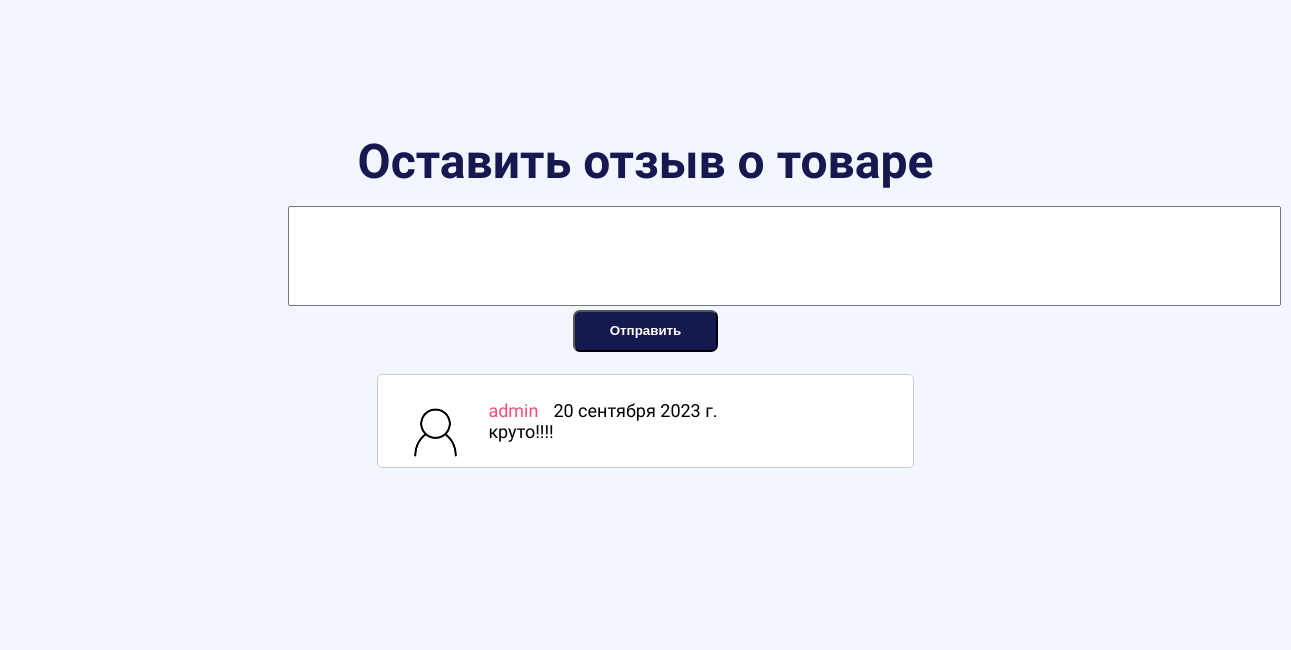
Page /products/1/ (lower part) on the earlier database version.
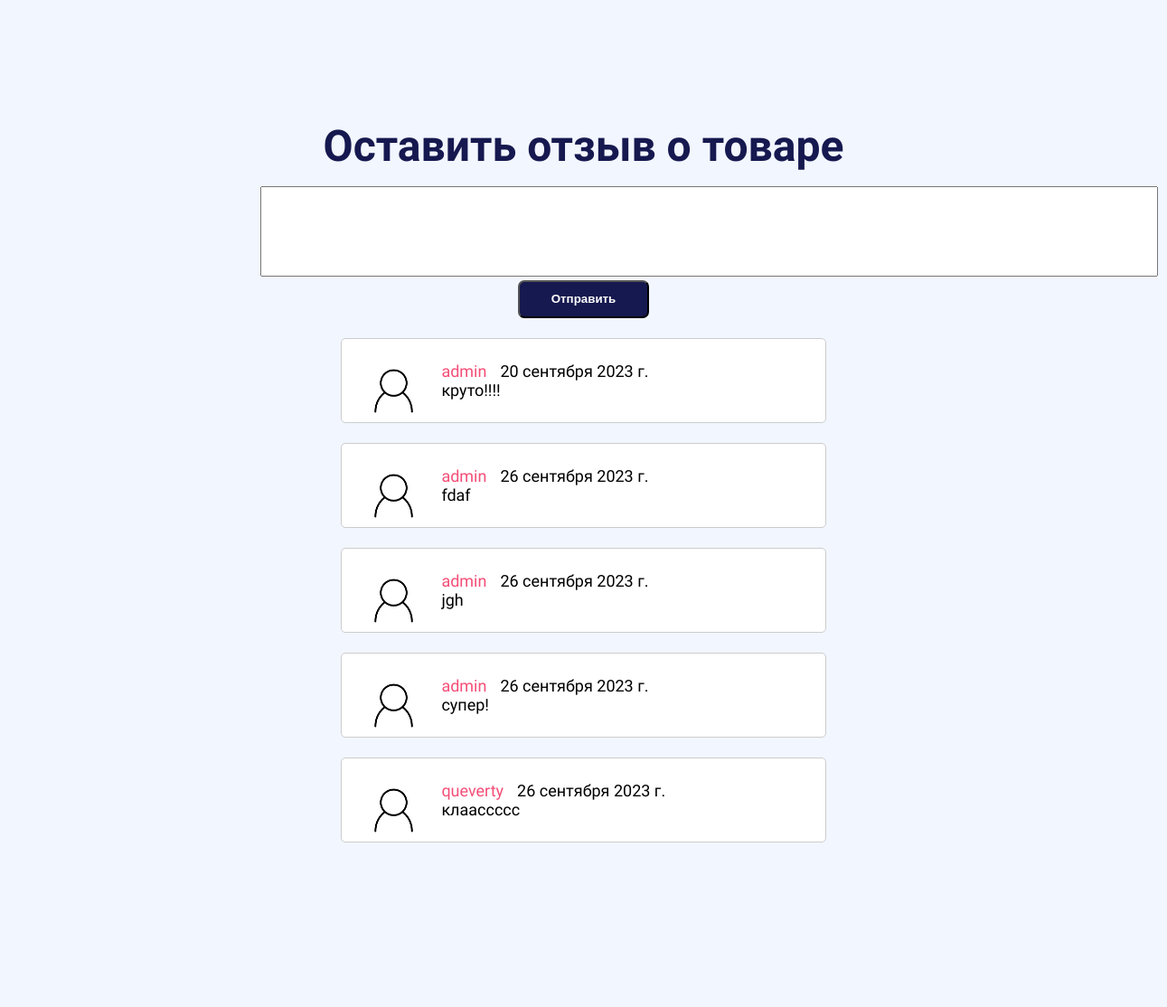
Same page on the later database version.
### users/models/comments/models.py (models this page shows, shortened)
class Comment(BaseModel, models.Model):
	text = models.TextField()
	product = models.ForeignKey(to=Product, on_delete=models.CASCADE)
	user = models.ForeignKey(to=User, on_delete=models.CASCADE)
	class Meta:
		app_label = 'users'

### users/models/users/models.py (models this page shows)
class User(AbstractUser,BaseModel):
	phone = PhoneNumberField(null=True, blank=True)
	img = models.ImageField(upload_to='users/%Y/%m/%d/', null=True, blank=True)
	is_verified_email = models.BooleanField(default=False)
	email = models.EmailField(unique=True, null=True, blank=True)

### products/views/products/views.py (the view)
# urls.py: path('products/<int:pk>/', ShowProdView.as_view(), name='products'),
class ShowProdView(TitleMixin, DetailView):
	model = Product
	template_name = 'products/product_info.html'

### common/views.py (called while the page is built)
	def get_context_data(self, **kwargs):
		context = super(TitleMixin, self).get_context_data(**kwargs)
		context['title'] = self.title
		return context

### products/utils/context_processors.py (called while the page is built)
def category_context(request):
    return {'categories': ProductCategory.objects.all(),
            'subcategories': ProductSubCategory.objects.all(),}

def baskets(request):
    user = request.user
    return {'baskets': Basket.objects.filter(user=user) if user.is_authenticated else []}

### products/templates/products/product_info.html (shortened to what this page needs)
{% extends "products/base.html" %}
{% block content %}
{% load static %}
<section class="section-contact u-pad-3">
    <div class="contact-info">
        <h2>
            Оставить отзыв о товаре
        </h2>
        <form action="{% url 'comment' product.id %}" method="post" class="mt-4">
            <div class="form-group editContent">
                <textarea cols="55" rows="5" name="text" style="width: 993px; height: 100px;"></textarea>
            </div>
            <button type="submit"
                    class="mt-3 btn btn-success btn-block py-3">
                Отправить
            </button>
        </form>
    </div>
    {% for review in product.comment_set.all %}
    <div class="container">
        <img src="{% if user.img %} {{ user.img.url }} {% else %} {% static 'defolt_photo/pngwing.com.png' %} {% endif %}"
             alt="avatar">
        <p><span>{{ review.user }}</span>{{ review.created_at }}</p>
        <p>{{ review.text }}</p>
    </div>
    {% endfor %}
</section>
{% endblock %}

### products/templates/products/base.html (shortened to what this page needs)
{% load static %}
<!DOCTYPE html>
<html lang="en">
<head>
    <link rel="stylesheet" href="https://cdnjs.cloudflare.com/ajax/libs/font-awesome/5.15.4/css/all.min.css"
/>
    <link href='https://unpkg.com/boxicons@2.1.4/css/boxicons.min.css' rel='stylesheet'>
    <link rel='stylesheet' href='{% static "products/css/styles.css" %}'>
</head>
<body>
{% block content %}
{% endblock %}
</body>
</html>

### static/products/css/styles.css (style rules this page uses)
* { margin: 0; list-style: none; box-sizing: border-box; padding: 0; text-decoration: none; }
:root { --color-primary: #16194f; --color-secondary: #F44E77; --color-neutral-1: #CAC7FF; --color-neutral-2: #F2F6FF; --color-white: #fff; --color-black: #000; --color-grey-1: #000; --font-size: 18px; --trans: all .4s ease-in-out; }
body { font-family: 'Nunito', sans-serif; font-size: var(--font-size); color: var(--color-grey-1); }
.btn { display: inline-block; text-decoration: none; font-weight: 600; background-color: var(--color-primary); color: var(--color-white); padding: .7rem 2.2rem; border-radius: 7px; transition: var(--trans); }
h2 { font-size: 3rem; font-weight: 700; color: var(--color-primary); margin-bottom: 1rem; transition: var(--trans); cursor: default; }
span { color: var(--color-secondary); }
.section-contact { background-color: var(--color-neutral-2); position: relative; }
.contact-info { text-align: center; }
.u-pad-3 { padding: 10rem 18rem; }

### products/templates/products/product_info.html (style rules this page uses)
.container { width: 75%; border: 1px solid #ccc; background-color: #fff; border-radius: 5px; padding: 25px; margin: 22px auto; }
.container img { float: left; margin-right: 20px; border-radius: 50%; width: 65px; }
.container span { font-size: 18px; margin-right: 15px; }
textarea { resize: none; line-height: 1.5em; font-family: 'Roboto'; font-size: 25pt; }

Differences in the rows shown:
added Comment: user "admin", created_at "26 сентября 2023 г.", text "fdaf"
added Comment: user "admin", created_at "26 сентября 2023 г.", text "jgh"
added Comment: user "admin", created_at "26 сентября 2023 г.", text "супер!"
added Comment: user "queverty", created_at "26 сентября 2023 г.", text "клаассссс"
